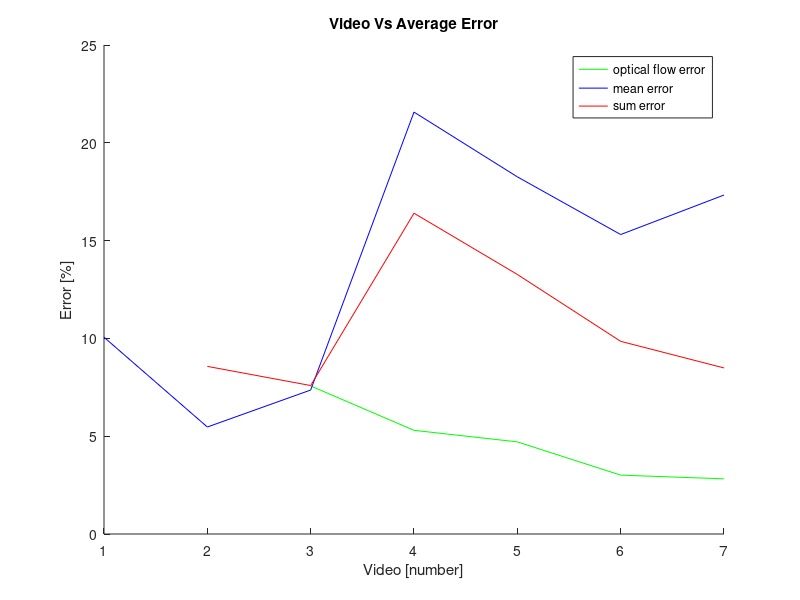

MATLAB code to generate this figure:
close all
clear
optical_flow_errors = [ 7.57 5.3 4.71 3.01 2.82];
mean_errors = [10.06 5.47 7.36 21.57 18.26 15.31 17.33];
sum_error = [ 8.57 7.59 16.4 13.27 9.85 8.49]; 


    figure(1)
    title('Video Vs Average Error')
    xlabel('Video [number]')
    ylabel('Error [%]')
    set(gcf,'color','w');
    hold on
    plot([ 3 4 5 6 7],optical_flow_errors, 'g');
    hold on 
    plot([1 2 3 4 5 6 7],mean_errors, 'b');
    hold on
    plot([ 2 3 4 5 6 7],sum_error, 'r');
    legend('optical flow error','mean error','sum error')
    hold off

    